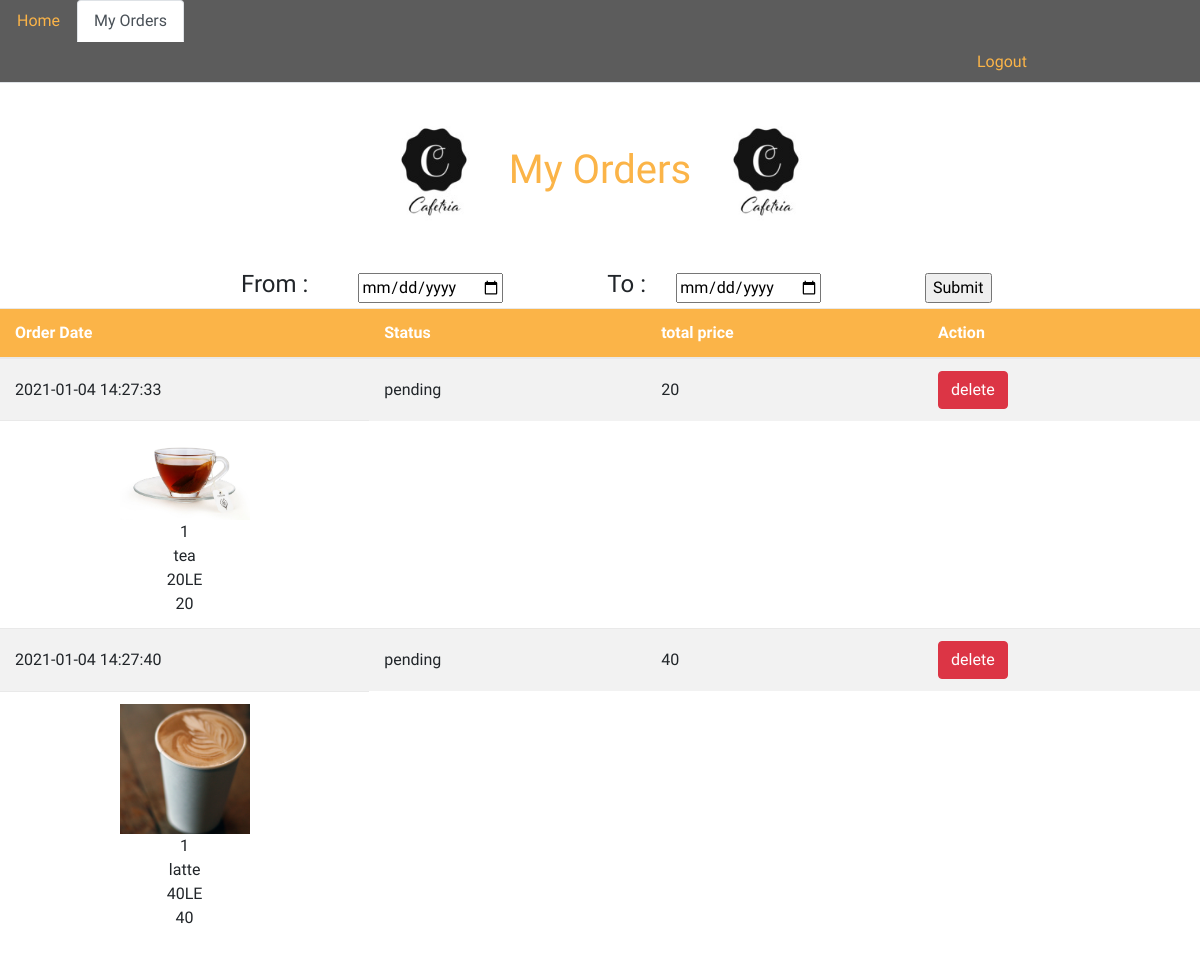
The app's page /myorders11.php (signed in) with its own data.
### tables this page shows
CREATE TABLE `orders` (
  `OID` int(100) NOT NULL AUTO_INCREMENT,
  `OrderDate` datetime DEFAULT NULL,
  `Status` varchar(50) NOT NULL,
  `UserId` int(100) DEFAULT NULL,
  PRIMARY KEY (`OID`),
  KEY `UserId` (`UserId`)
);

CREATE TABLE `products` (
  `PID` int(100) NOT NULL AUTO_INCREMENT,
  `Pname` varchar(30) NOT NULL,
  `Price` float NOT NULL,
  `Category` varchar(100) NOT NULL,
  `PPicPath` varchar(50) NOT NULL,
  PRIMARY KEY (`PID`)
);

### myorders11.php (the view, shortened to what this page needs)
<?php
$dsn="mysql:dbname=cafetria;dbhost=127.0.0.1;dbport=3306";
$db= new PDO($dsn,DB_USER,DB_PASS);?>
<!DOCTYPE html>
<html lang="en">
<head>
    <link rel="stylesheet" href="https://stackpath.bootstrapcdn.com/bootstrap/4.5.0/css/bootstrap.min.css">
    <link rel="stylesheet" href="https://maxcdn.bootstrapcdn.com/font-awesome/4.7.0/css/font-awesome.min.css">
</head>
<body style='font-family: "Kaushan Script", cursive !important'>
    <nav class="nav nav-tabs" style="background-color: rgba(42, 41, 41, 0.762);width: 100%;">
        <a href="newuserhome.php" class="nav-item nav-link " style="color: #fbb448;">Home</a>
        <a href="#" class="nav-item nav-link active">My Orders</a>
        <a href="login.php" class="nav-item nav-link logout "style="color: #fbb448; float:right; margin-left:80%" >Logout</a>
    </nav>
    <div class="container-fluid d-block py-4" style="text-align: center;">
        <h1 class="cursive-font" style='font-family: "Kaushan Script", cursive !important; color:#fbb448 ;'>
            <img src=logo_size.jpg> My Orders <img src=logo_size.jpg>
        </h1>
    </div>
    <form method="post" action="">
     <table class="col-8" style="left: 20%;">
        <tr>
            <td>
                <h4 style="display: inline-block;">From :</h4>
            </td>
            <td>
                <input type="date" name="from" >
            </td>
            <td>
                <h4 style="display: inline-block;">To :</h4>
            </td>
            <td>
                <input type="date" name="to" >
            </td>
            <td>
                <input type="submit" name="submit">
            </td>
        </tr>
    </table>
    <form>
             <table class="table table-striped table-hover">
                    <thead class="table-title">
                        <tr>
                            <th style="width: 20%;">Order Date</th>
                            <th style="width: 15%;"> Status</th>
                            <th style="width: 15%;"> total price</th>
                            <th style="width: 15%;">Action</th>
                        </tr>
                    </thead>
                    <tbody>
                    <?php
                   if($db){
                    $selQry="select OID from orders ";
                    $stmt=$db->prepare($selQry);
                    $res=$stmt->execute();
                    $rows=$stmt->fetchAll(PDO::FETCH_ASSOC);
                       foreach($rows as $row){
                         $id =$row['OID'];
                         ?>
                         <?php
                         if(isset($_POST['submit'])){
                           $from=$_POST['from'];
                           $to=$_POST['to'];
                            $userid = $_COOKIE['userID'];
                            $selQry2="SELECT`order-product`.OID,`order-product`.Quantity ,products.Price,products.Pname,products.Category ,
                            products.PPicPath,Orders.OrderDate,Orders.Status,systemuser.Name,systemuser.role
                            from `order-product`, products, Orders,systemuser
                            WHERE Orders.OID=`order-product`.OID
                            and `order-product`.PID=products.PID
                            and Orders.UserId=systemuser.UID
                            and orders.OID= $id
                            and systemuser.UID= $userid
                            and OrderDate between '$from' and '$to'
                            ";
                         }else
                      {
                        $userid = $_COOKIE['userID'];
                          $selQry2="SELECT`order-product`.OID,`order-product`.Quantity ,products.Price,products.Pname,products.Category ,
                       products.PPicPath,Orders.OrderDate,Orders.Status,systemuser.Name,systemuser.role
                       from `order-product`, products, Orders,systemuser
                       WHERE Orders.OID=`order-product`.OID
                       and `order-product`.PID=products.PID
                       and Orders.UserId=systemuser.UID
                       and systemuser.UID= $userid
                       and orders.OID= $id";}
                       $stmt2=$db->prepare($selQry2);
                       $res2=$stmt2->execute();
                       $rows2=$stmt2->fetchAll(PDO::FETCH_ASSOC);
                       if(!count($rows2)==0){
                       echo"<tr><td>".$rows2[0]['OrderDate']."</td><td>".$rows2[0]['Status']."</td>";
                       $sum = 0;
                       foreach($rows2 as $row){
                       $sum+= ($row['Price']*$row['Quantity']);
                            }
                    echo "<td>".$sum."</td>";
                       echo"<td>
                       <form method='POST' action=''>
                            <input name='OID' type='hidden' value='".$row['OID']."'>";
                            if($rows2[0]['Status']=='deliverd'){
                             echo "<input name='submit2' type='submit'  disabled value='delivered'class='btn btn-danger'>";
                            }else{
                                echo "<input name='submit2' type='submit' value='delete'class='btn btn-danger'>";
                            }
                      echo"</form>
                       </td></tr><tr>";
                          foreach($rows2 as $row){
                            echo "<td class='text-center'>";
                            $img = $row["PPicPath"];
                            echo '<img src="images/'.$img.'" ><br>'.$row["Quantity"].'
                            <br>'.$row["Pname"].'<br>'.$row["Price"]."LE <br>".$row["Price"]*$row["Quantity"]
                            ;
                            echo"</td>
                            ";
                          }
                          echo "</tr>";
                }}}
                        ?>
                    </tbody>
                </table>
</body>
</html>

### myorders11.php (style rules this page uses)
body { font-family: "Kaushan Script", cursive !important; }
.table-title { padding-bottom: 15px; background: #fbb448; color: #fff; padding: 16px 30px; margin: -20px -25px 10px; border-radius: 3px 3px 0 0; }
table.table tr th, table.table tr td { border-color: #e9e9e9; padding: 12px 15px; vertical-align: middle; }
a { color: #666; }
img { width: 130px; }

### records on screen
orders: OrderDate "2021-01-04 14:27:33", Status "pending", sum "20"
order-product: PID.PPicPath (picture), Quantity "1", PID.Pname "tea", PID.Price "20", $row['Price']*$row['Quantity'] "20"
orders: OrderDate "2021-01-04 14:27:40", Status "pending", sum "40"
order-product: PID.PPicPath (picture), Quantity "1", PID.Pname "latte", PID.Price "40", $row['Price']*$row['Quantity'] "40"
